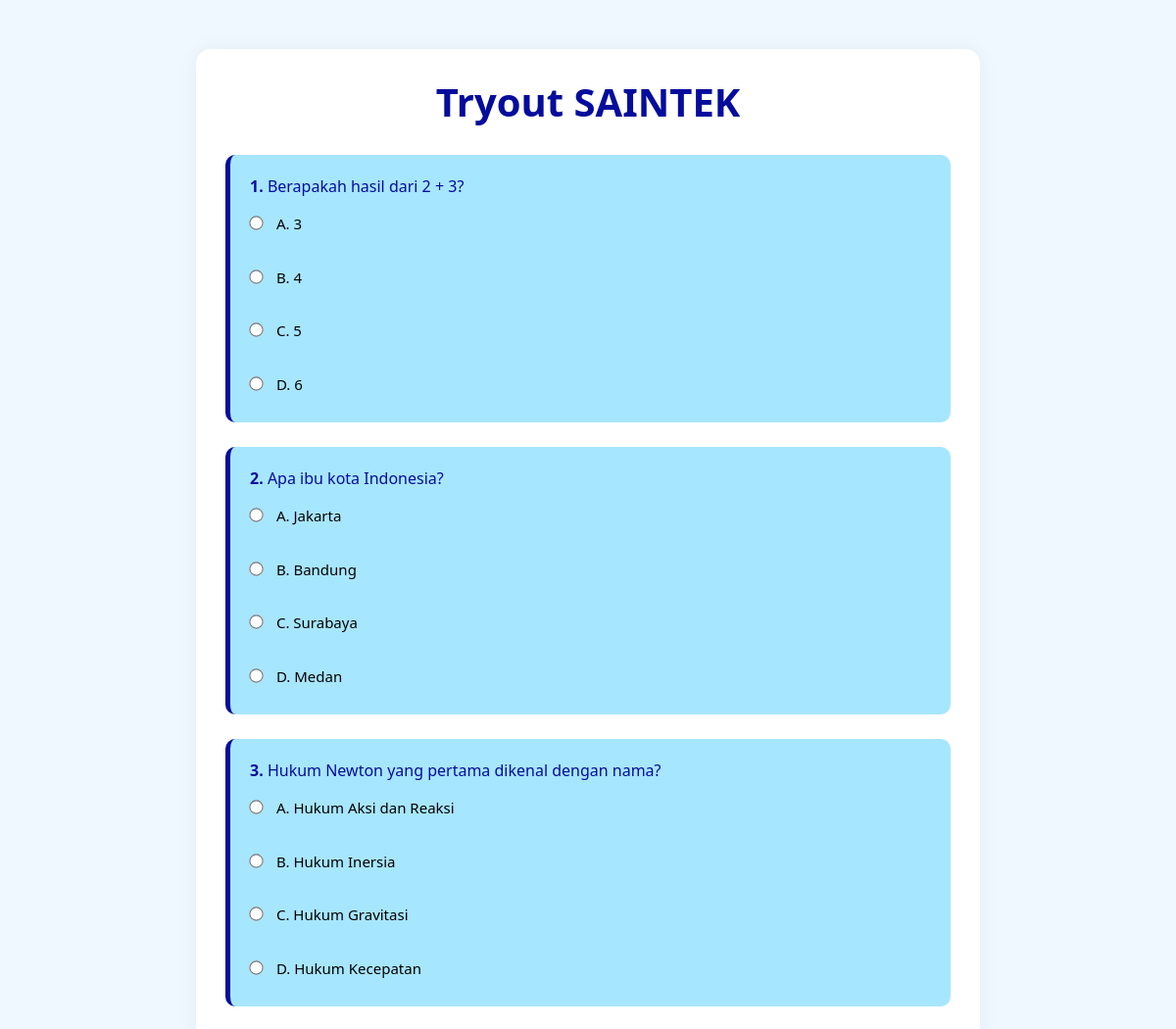
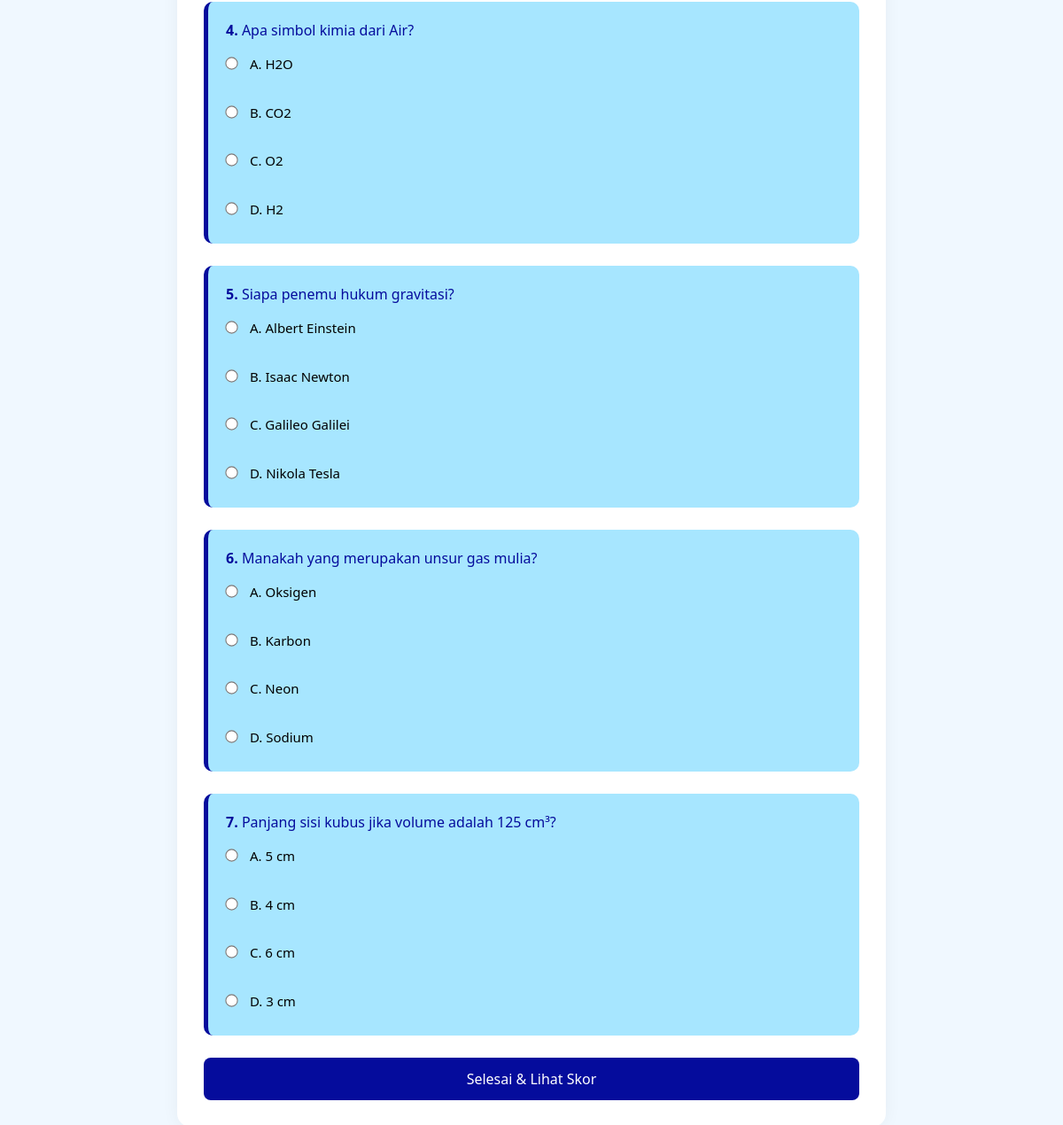
The page /Program/tryout_saintek.php on the database its author committed (2 pictures, top to bottom).
### tables this page shows
CREATE TABLE `soal` (
  `id_soal` int NOT NULL,
  `id_tryout` int DEFAULT NULL,
  `pertanyaan` text NOT NULL,
  `opsi_a` text,
  `opsi_b` text,
  `opsi_c` text,
  `opsi_d` text,
  `jawaban_benar` char(1) DEFAULT NULL
);

### Program/tryout_saintek.php (the view, shortened to what this page needs)
<?php
include '../Auth/connect.php';
$id_tryout = 1;
$query = $conn->prepare("SELECT * FROM soal WHERE id_tryout = ?");
$query->bind_param("i", $id_tryout);
$query->execute();
$result = $query->get_result();
?>
<!DOCTYPE html>
<html lang="id">
<head>
    <link rel="stylesheet" href="tryout.css">
</head>
<body>
    <div class="tryout-container">
        <h1>Tryout SAINTEK</h1>
        <form action="submit_tryout.php" method="post">
            <?php $no = 1; while ($row = $result->fetch_assoc()): ?>
                <div class="soal-box">
                    <p><strong><?= $no++ ?>.</strong> <?= $row['pertanyaan'] ?></p>
                    <div class="opsi">
                        <label><input type="radio" name="answers[<?= $row['id_soal'] ?>]" value="A"> A. <?= $row['opsi_a'] ?></label><br>
                        <label><input type="radio" name="answers[<?= $row['id_soal'] ?>]" value="B"> B. <?= $row['opsi_b'] ?></label><br>
                        <label><input type="radio" name="answers[<?= $row['id_soal'] ?>]" value="C"> C. <?= $row['opsi_c'] ?></label><br>
                        <label><input type="radio" name="answers[<?= $row['id_soal'] ?>]" value="D"> D. <?= $row['opsi_d'] ?></label>
                    </div>
                </div>
            <?php endwhile; ?>
            <button type="submit" class="btn-submit">Selesai & Lihat Skor</button>
        </form>
    </div>
</body>
</html>

### Program/tryout.css (style rules this page uses)
body { background-color: #f0f8ff; font-family: 'Segoe UI', sans-serif; margin: 0; padding: 0; }
.tryout-container { max-width: 800px; margin: 50px auto; padding: 30px; background-color: #ffffff; border-radius: 15px; box-shadow: 0 0 20px rgba(0, 0, 0, 0.05); }
.tryout-container h1 { text-align: center; margin-bottom: 30px; color: #050c9c; font-weight: 600; }
.soal-box { background-color: #A7E6FF; border-left: 5px solid #050c9c; padding: 20px; margin-bottom: 25px; border-radius: 10px; }
.soal-box p { font-size: 16px; margin-bottom: 15px; color: #050c9c; }
.opsi label { display: block; margin-bottom: 8px; cursor: pointer; font-size: 15px; color: #000; }
input[type="radio"] { margin-right: 10px; transform: scale(1.1); }
.btn-submit { display: block; width: 100%; padding: 12px; font-size: 16px; font-weight: 500; color: white; background-color: #050c9c; border: none; border-radius: 8px; transition: background-color 0.3s ease; margin-top: 20px; }

### rows shown on the page
soal: pertanyaan "Berapakah hasil dari 2 + 3?", opsi_a "3", opsi_b "4", opsi_c "5", opsi_d "6"
soal: pertanyaan "Apa ibu kota Indonesia?", opsi_a "Jakarta", opsi_b "Bandung", opsi_c "Surabaya", opsi_d "Medan"
soal: pertanyaan "Hukum Newton yang pertama dikenal dengan nama?", opsi_a "Hukum Aksi dan Reaksi", opsi_b "Hukum Inersia", opsi_c "Hukum Gravitasi", opsi_d "Hukum Kecepatan"
soal: pertanyaan "Apa simbol kimia dari Air?", opsi_a "H2O", opsi_b "CO2", opsi_c "O2", opsi_d "H2"
soal: pertanyaan "Siapa penemu hukum gravitasi?", opsi_a "Albert Einstein", opsi_b "Isaac Newton", opsi_c "Galileo Galilei", opsi_d "Nikola Tesla"
soal: pertanyaan "Manakah yang merupakan unsur gas mulia?", opsi_a "Oksigen", opsi_b "Karbon", opsi_c "Neon", opsi_d "Sodium"
soal: pertanyaan "Panjang sisi kubus jika volume adalah 125 cm³?", opsi_a "5 cm", opsi_b "4 cm", opsi_c "6 cm", opsi_d "3 cm"
